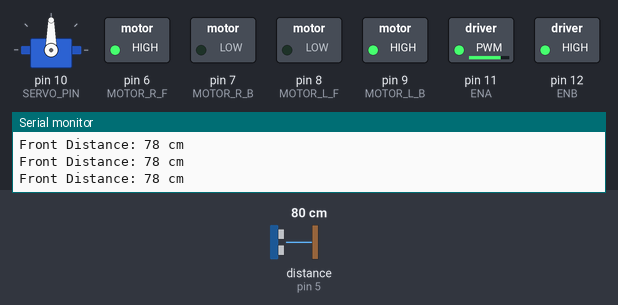
This sketch was run on a simulated Arduino Uno, built with avr-gcc and run on an emulated ATmega328P. On the bench: servo, switched loads named in the sketch (green lamp = pin HIGH), the last lines printed to the serial monitor. Wiring (inferred from the names in the program): ultrasonic range finder: trigger pin 4; echo pin 5. The test bench sets the inputs (shaded band); at power-on: distance to the obstacle (sensor on pin 5) 80 cm. The echo pulse lasts 58.3 µs per cm; pins used as bus, display or sensor lines are not drawn.

Above: at 2.2 s.
2.3 s: distance to the obstacle (sensor on pin 5) set to 29 cm
3.8 s: distance to the obstacle (sensor on pin 5) set to 24 cm
At 6.2 s:
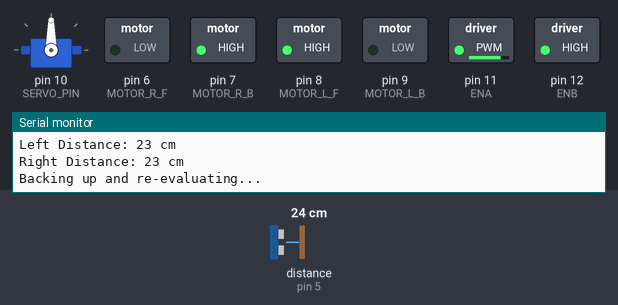
6.8 s: distance to the obstacle (sensor on pin 5) set to 60 cm
At 7.2 s:
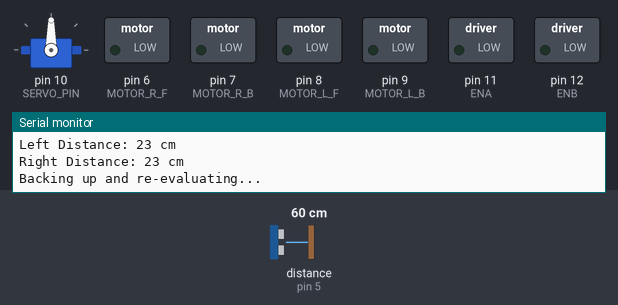
8.3 s: distance to the obstacle (sensor on pin 5) set to 2 cm
At 9.2 s:
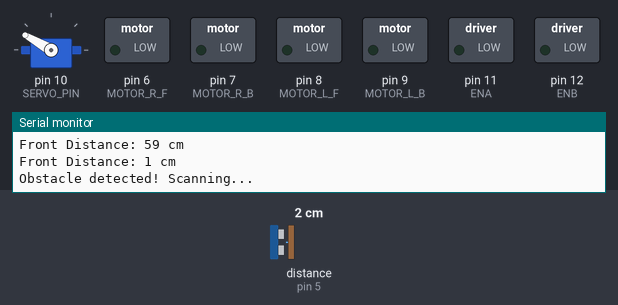
Timing chart, 0 to 12.3 s (numbered marks = the images above; inputs shaded):
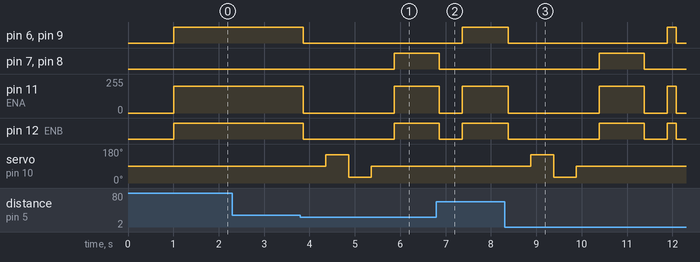

Measured:
- the behaviour switches between 27 and 26 cm on distance to the obstacle (sensor on pin 5) (found by bisection; images 0 and 1)
- after the input at 3.8 s, pin 6 (MOTOR_R_F): HIGH → LOW after 0.06 s; pin 7 (MOTOR_R_B): LOW → HIGH after 2.1 s
- after the input at 6.8 s, pin 6 (MOTOR_R_F), pin 9 (MOTOR_L_B), pin 12 (ENB): goes on until 7.4 s, then stays HIGH; pin 11 (ENA): goes on until 7.4 s, then stays 200/255; servo on pin 10 (SERVO_PIN): stays 90° (without the input it goes to 150° after 1.3 s)
- after the input at 8.3 s, pin 6 (MOTOR_R_F): HIGH → LOW after 0.08 s, → HIGH 3.5 s later, → LOW 0.20 s later; pin 7 (MOTOR_R_B): LOW → HIGH after 2.1 s, → LOW 1.0 s later

The sketch:

arduino_code.ino
```cpp
#include <Servo.h>
#include <avr/wdt.h>  // Watchdog timer for auto reset

// Define ultrasonic sensor pins
#define TRIG 4
#define ECHO 5

// Define motor driver pins (L298N)
#define MOTOR_R_F 6  // Right motor forward
#define MOTOR_R_B 7  // Right motor backward
#define MOTOR_L_F 8  // Left motor forward
#define MOTOR_L_B 9  // Left motor backward

// Define enable pins for PWM speed control
#define ENA 11  // Left motor speed control
#define ENB 12  // Right motor speed control

// Define servo pin
#define SERVO_PIN 10

// Create Servo object
Servo myServo;

// Function to measure distance using ultrasonic sensor
long getDistance() {
    digitalWrite(TRIG, LOW);
    delayMicroseconds(2);
    digitalWrite(TRIG, HIGH);
    delayMicroseconds(10);
    digitalWrite(TRIG, LOW);

    long duration = pulseIn(ECHO, HIGH);
    long distance = duration * 0.034 / 2;  // Convert to cm
    return (distance > 200) ? 200 : distance;  // Limit to 200 cm max
}

// Move Forward Correctly
void moveForward(int speed = 255) {
    analogWrite(ENA, speed);
    analogWrite(ENB, speed);
    digitalWrite(MOTOR_R_F, HIGH);  // Right motor forward
    digitalWrite(MOTOR_R_B, LOW);   // Right motor not moving backward
    digitalWrite(MOTOR_L_F, LOW);   // Left motor forward (Due to wiring)
    digitalWrite(MOTOR_L_B, HIGH);  // Left motor NOT moving backward
}

// Move Backward
void moveBackward(int speed = 255) {
    analogWrite(ENA, speed);
    analogWrite(ENB, speed);
    digitalWrite(MOTOR_R_F, LOW);  // Right motor backward
    digitalWrite(MOTOR_R_B, HIGH);
    digitalWrite(MOTOR_L_F, HIGH);  // Left motor backward (Due to wiring)
    digitalWrite(MOTOR_L_B, LOW);
}

// Stop Robot
void stopRobot() {
    analogWrite(ENA, 0);
    analogWrite(ENB, 0);
    digitalWrite(MOTOR_R_F, LOW);
    digitalWrite(MOTOR_R_B, LOW);
    digitalWrite(MOTOR_L_F, LOW);
    digitalWrite(MOTOR_L_B, LOW);
}

// Left Turn
void turnLeft(int speed = 180) {
    analogWrite(ENA, speed);  // Left motor slower
    analogWrite(ENB, 255);    // Right motor full speed
    digitalWrite(MOTOR_R_F, HIGH);
    digitalWrite(MOTOR_R_B, LOW);
    digitalWrite(MOTOR_L_F, HIGH);  // Left motor moves backward (Due to wiring)
    digitalWrite(MOTOR_L_B, LOW);
}

// Right Turn
void turnRight(int speed = 180) {
    analogWrite(ENA, 255);    // Left motor full speed
    analogWrite(ENB, speed);  // Right motor slower
    digitalWrite(MOTOR_R_F, LOW);  // Right motor moves backward
    digitalWrite(MOTOR_R_B, HIGH);
    digitalWrite(MOTOR_L_F, LOW);  // Left motor forward
    digitalWrite(MOTOR_L_B, HIGH);
}

void setup() {
    Serial.begin(9600);
    wdt_enable(WDTO_8S);  // Enable auto-reset if frozen for 8 seconds

    // Initialize motor pins
    pinMode(MOTOR_R_F, OUTPUT);
    pinMode(MOTOR_R_B, OUTPUT);
    pinMode(MOTOR_L_F, OUTPUT);
    pinMode(MOTOR_L_B, OUTPUT);
    pinMode(ENA, OUTPUT);
    pinMode(ENB, OUTPUT);

    // Initialize ultrasonic sensor pins
    pinMode(TRIG, OUTPUT);
    pinMode(ECHO, INPUT);

    // Attach servo motor
    myServo.attach(SERVO_PIN);
    myServo.write(90);  // Center position
    delay(1000);
}

void loop() {
    wdt_reset();  // Prevent watchdog timer reset

    long frontDistance = getDistance();
    Serial.print("Front Distance: ");
    Serial.print(frontDistance);
    Serial.println(" cm");

    if (frontDistance > 25) {
        moveForward(200);  // Move forward at reduced speed for smoother movement
    } else {
        stopRobot();
        Serial.println("Obstacle detected! Scanning...");
        delay(500);

        // Scan left
        myServo.write(150);
        delay(500);
        long leftDistance = getDistance();
        Serial.print("Left Distance: ");
        Serial.print(leftDistance);
        Serial.println(" cm");

        // Scan right
        myServo.write(30);
        delay(500);
        long rightDistance = getDistance();
        Serial.print("Right Distance: ");
        Serial.print(rightDistance);
        Serial.println(" cm");

        // Reset servo to center
        myServo.write(90);
        delay(500);

        // Decide turning direction
        if (leftDistance > rightDistance && leftDistance > 20) {
            Serial.println("Turning LEFT...");
            turnLeft(180);  // Make a proper left turn
            delay(1000);
        }
        else if (rightDistance > leftDistance && rightDistance > 20) {
            Serial.println("Turning RIGHT...");
            turnRight(180);  // Make a proper right turn
            delay(1000);
        }
        else {
            Serial.println("Backing up and re-evaluating...");
            moveBackward(200);
            delay(1000);
            stopRobot();
        }

        delay(500);
        moveForward(200);  // Continue forward movement
    }

    delay(200);
}
```
